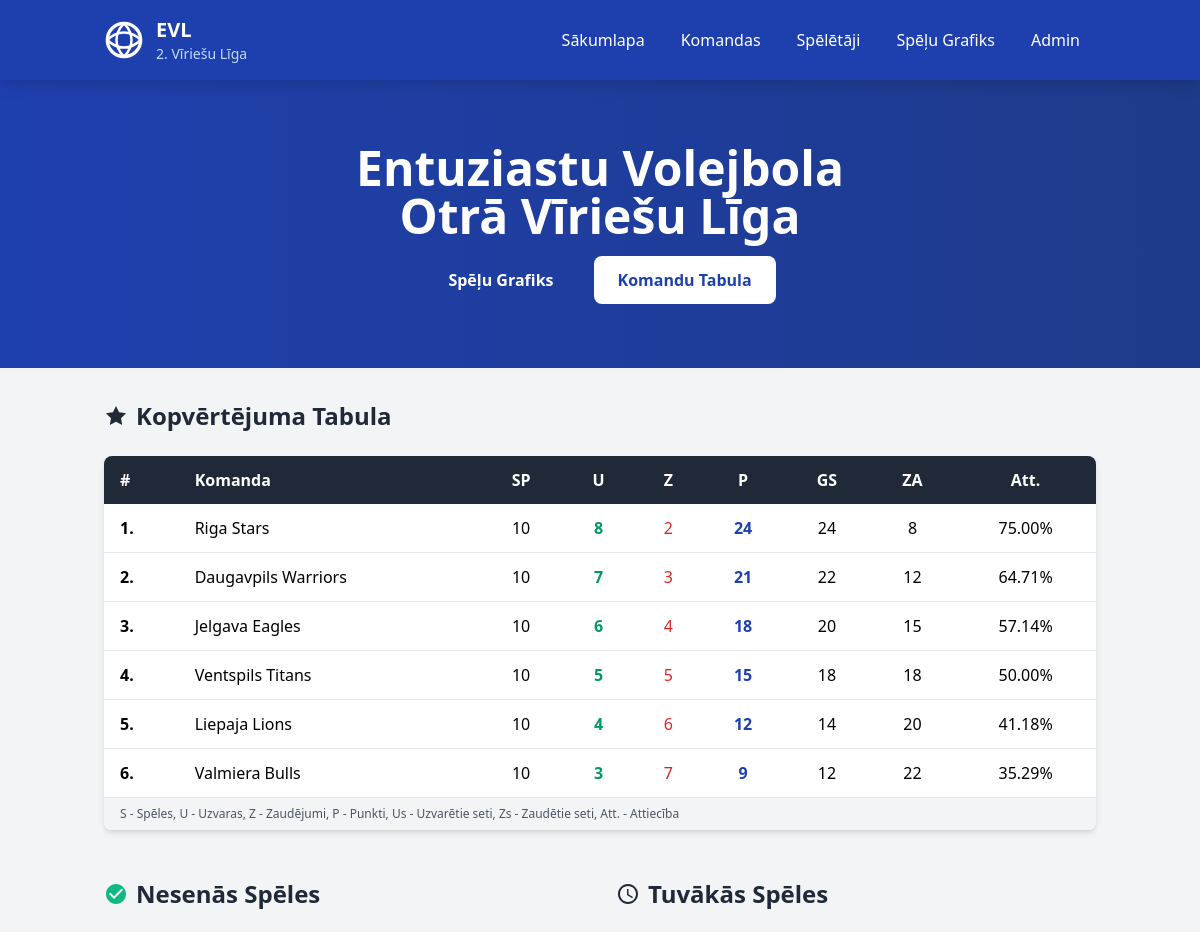
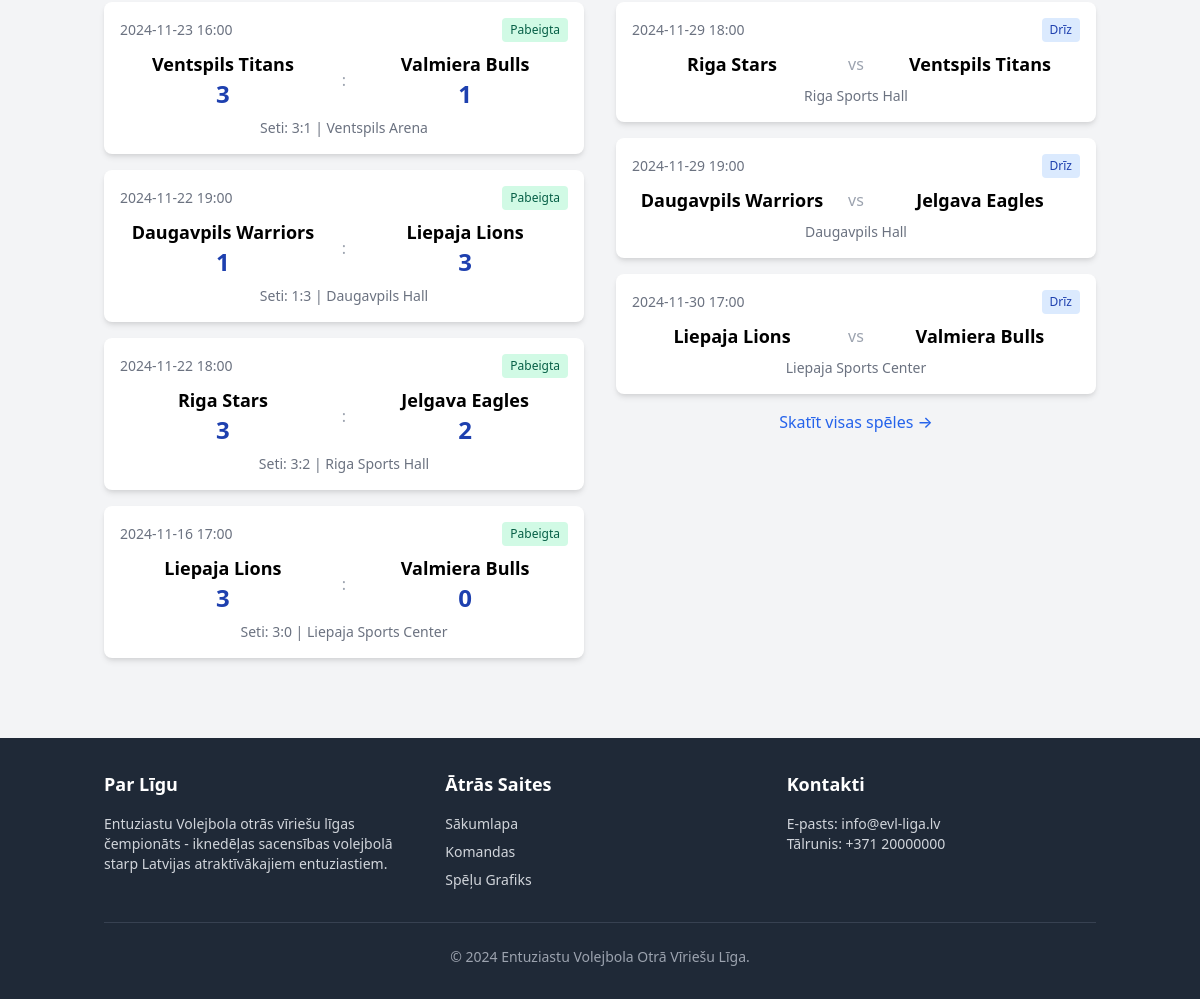
Before: / with the older database file (2 pictures, top to bottom).
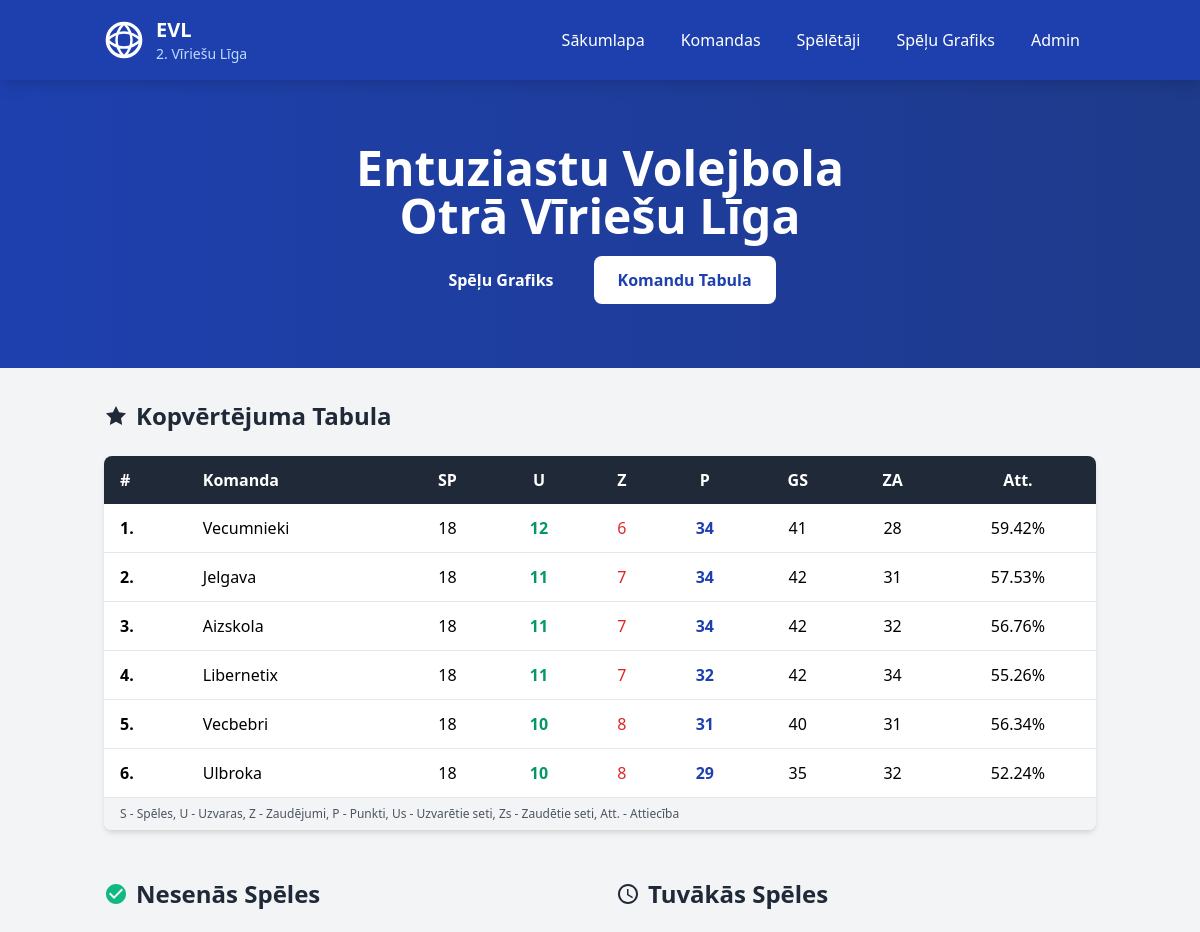
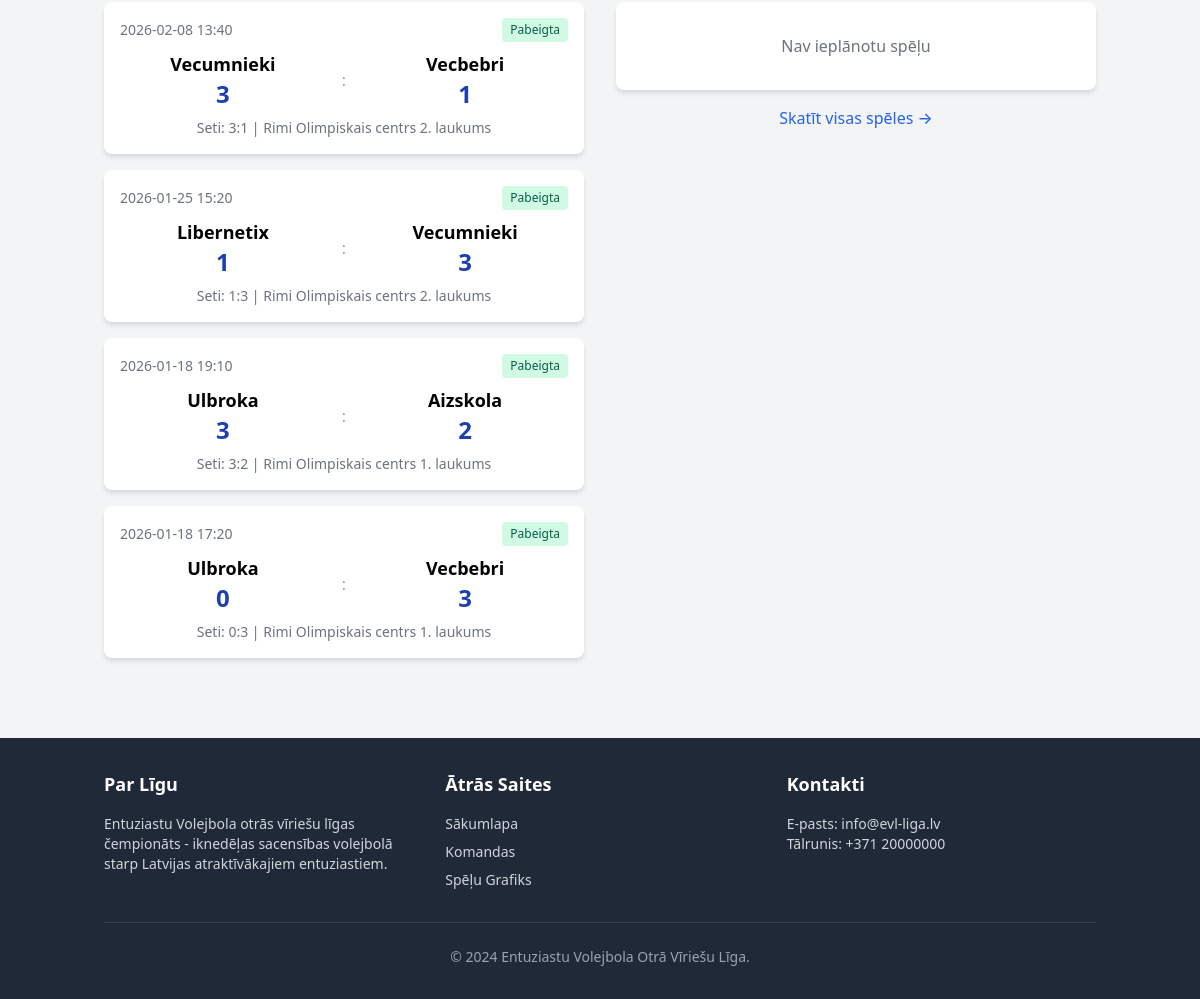
After: the same page with the newer database file (2 pictures, top to bottom).
### tables this page shows
CREATE TABLE teams (
	id INTEGER PRIMARY KEY AUTOINCREMENT,
	name TEXT NOT NULL,
	logo TEXT DEFAULT ('/static/volleyball.svg'),
	played INTEGER DEFAULT (0),
	won INTEGER DEFAULT (0),
	lost INTEGER DEFAULT (0),
	points INTEGER DEFAULT (0),
	sets_won INTEGER DEFAULT (0),
	sets_lost INTEGER DEFAULT (0)
);

CREATE TABLE games (
	id INTEGER PRIMARY KEY AUTOINCREMENT,
	home_team_id INTEGER NOT NULL,
	away_team_id INTEGER NOT NULL,
	date TEXT NOT NULL,
	time TEXT NOT NULL,
	location TEXT NOT NULL,
	home_score INTEGER,
	away_score INTEGER,
	home_sets INTEGER DEFAULT (0),
	away_sets INTEGER DEFAULT (0),
	status TEXT DEFAULT ('scheduled'),
	CONSTRAINT FK_games_teams FOREIGN KEY (away_team_id) REFERENCES teams(id),
	CONSTRAINT FK_games_teams_2 FOREIGN KEY (home_team_id) REFERENCES teams(id)
);

### app.py (the view)
@app.route('/')
def index():
    conn = get_db_connection()
    teams = conn.execute('SELECT * FROM teams').fetchall()
    standings = []
    for team in teams:
        t = dict(team)
        total_sets = t['sets_won'] + t['sets_lost']
        t['win_percentage'] = (t['sets_won'] / total_sets * 100) if total_sets > 0 else 0
        standings.append(t)
    standings = sorted(standings, key=lambda x: (x['points'], x['win_percentage']), reverse=True)
    recent_games = conn.execute('''
        SELECT g.*,
               ht.name as home_team, at.name as away_team
        FROM games g
        JOIN teams ht ON g.home_team_id = ht.id
        JOIN teams at ON g.away_team_id = at.id
        WHERE g.status = 'completed'
        ORDER BY g.date DESC, g.time DESC
        LIMIT 4
    ''').fetchall()
    upcoming_games = conn.execute('''
        SELECT g.*,
               ht.name as home_team, at.name as away_team
        FROM games g
        JOIN teams ht ON g.home_team_id = ht.id
        JOIN teams at ON g.away_team_id = at.id
        WHERE g.status = 'scheduled'
        ORDER BY g.date ASC, g.time ASC
        LIMIT 3
    ''').fetchall()
    conn.close()
    return render_template('index.html',
                         standings=standings,
                         recent_games=recent_games,
                         upcoming_games=upcoming_games)

### app.py (called while the page is built)
def get_db_connection():
    conn = sqlite3.connect(DATABASE)
    conn.row_factory = sqlite3.Row
    return conn

### templates/index.html (shortened to what the changed rows need)
{% extends "base.html" %}
{% block content %}
<section class="bg-gradient-to-r from-blue-800 to-blue-900 text-white py-16">
    <div class="container mx-auto px-4"> <div class="text-center"> <h1 class="text-4xl md:text-5xl font-bold mb-4">
                Entuziastu Volejbola<br>Otrā Vīriešu Līga
            </h1>
        </div>
    </div>
</section>
<div class="container mx-auto px-4 py-8">
    <section class="mb-12">
        <h2 class="text-2xl font-bold text-gray-800 mb-6 flex items-center">
            <svg class="w-6 h-6 mr-2 text-orange-500" fill="currentColor" viewBox="0 0 24 24">
                <path d="M12 2L15.09 8.26L22 9.27L17 14.14L18.18 21.02L12 17.77L5.82 21.02L7 14.14L2 9.27L8.91 8.26L12 2Z" />
            </svg>
            Kopvērtējuma Tabula
        </h2>
        <div class="bg-white rounded-lg shadow-md overflow-hidden">
            <div class="overflow-x-auto"> <table class="w-full">
                    <thead class="bg-gray-800 text-white"> <tr>
                            <th class="px-4 py-3 text-left">#</th>
                            <th class="px-4 py-3 text-left">Komanda</th>
                            <th class="px-4 py-3 text-center">SP</th>
                            <th class="px-4 py-3 text-center">U</th>
                            <th class="px-4 py-3 text-center">Z</th>
                            <th class="px-4 py-3 text-center">P</th>
                            <th class="px-4 py-3 text-center hidden sm:table-cell">GS</th>
                            <th class="px-4 py-3 text-center hidden sm:table-cell">ZA</th>
                            <th class="px-4 py-3 text-center hidden md:table-cell">Att.</th>
                        </tr>
                    </thead>
                    <tbody>
                        {% for team in standings %}
                        <tr class="border-b hover:bg-gray-50 transition">
                            <td class="px-4 py-3 font-bold {% if loop.index <= 3 %}text-orange-500{% endif %}">
                                {{ loop.index }}.
                            </td>
                            <td class="px-4 py-3 font-medium">{{ team.name }}</td> <td class="px-4 py-3 text-center">{{ team.played }}</td> <td class="px-4 py-3 text-center text-green-600 font-semibold">{{ team.won }}</td> <td class="px-4 py-3 text-center text-red-600">{{ team.lost }}</td> <td class="px-4 py-3 text-center font-bold text-blue-800">{{ team.points }}</td> <td class="px-4 py-3 text-center hidden sm:table-cell">{{ team.sets_won }}</td> <td class="px-4 py-3 text-center hidden sm:table-cell">{{ team.sets_lost }}</td> <td class="px-4 py-3 text-center hidden md:table-cell">
                                {% if team.win_percentage > 0 or (team.sets_won + team.sets_lost > 0) %}
                                {{ "%.2f"|format(team.win_percentage) }}%
                                {% else %}
                                0.00%
                                {% endif %}
                            </td>
                        </tr>
                        {% endfor %}
                    </tbody>
                </table>
            </div>
        </div>
    </section>
    <div class="grid grid-cols-1 lg:grid-cols-2 gap-8">
        <section>
            <h2 class="text-2xl font-bold text-gray-800 mb-6 flex items-center">
                <svg class="w-6 h-6 mr-2 text-green-500" fill="currentColor" viewBox="0 0 24 24">
                    <path d="M12 2C6.48 2 2 6.48 2 12s4.48 10 10 10 10-4.48 10-10S17.52 2 12 2zm-2 15l-5-5 1.41-1.41L10 14.17l7.59-7.59L19 8l-9 9z" />
                </svg>
                Nesenās Spēles
            </h2>
            <div class="space-y-4">
                {% for game in recent_games %}
                <div class="bg-white rounded-lg shadow-md p-4 hover:shadow-lg transition">
                    <div class="flex justify-between items-center mb-2">
                        <span class="text-sm text-gray-500">{{ game.date }} {{ game.time }}</span>
                        <span class="text-xs bg-green-100 text-green-800 px-2 py-1 rounded">Pabeigta</span>
                    </div>
                    <div class="flex justify-between items-center">
                        <div class="text-center flex-1">
                            <div class="font-semibold text-lg">{{ game.home_team }}</div> <div class="text-2xl font-bold text-blue-800">{{ game.home_score }}</div> </div>
                        <div class="text-gray-400 px-4">:</div>
                        <div class="text-center flex-1">
                            <div class="font-semibold text-lg">{{ game.away_team }}</div> <div class="text-2xl font-bold text-blue-800">{{ game.away_score }}</div> </div>
                    </div>
                    <div class="text-center text-sm text-gray-500 mt-2">
                        Seti: <span class="font-medium">{{ game.home_sets }}:{{ game.away_sets }}</span>
                        | {{ game.location }} </div>
                </div>
                {% else %}
                <div class="bg-white rounded-lg shadow-md p-8 text-center text-gray-500">
                    Nav spēļu dati
                </div>
                {% endfor %}
            </div>
        </section>
        <section>
            <h2 class="text-2xl font-bold text-gray-800 mb-6 flex items-center">
                <svg class="w-6 h-6 mr-2 text-orange-500" fill="currentColor" viewBox="0 0 24 24">
                    <path d="M11.99 2C6.47 2 2 6.48 2 12s4.47 10 9.99 10C17.52 22 22 17.52 22 12S17.52 2 11.99 2zM12 20c-4.42 0-8-3.58-8-8s3.58-8 8-8 8 3.58 8 8-3.58 8-8 8zm.5-13H11v6l5.25 3.15.75-1.23-4.5-2.67z" />
                </svg>
                Tuvākās Spēles
            </h2>
            <div class="space-y-4">
                {% for game in upcoming_games %}
                <div class="bg-white rounded-lg shadow-md p-4 hover:shadow-lg transition">
                    <div class="flex justify-between items-center mb-2">
                        <span class="text-sm text-gray-500">{{ game.date }} {{ game.time }}</span>
                        <span class="text-xs bg-blue-100 text-blue-800 px-2 py-1 rounded">Drīz</span>
                    </div>
                    <div class="flex justify-between items-center">
                        <div class="text-center flex-1">
                            <div class="font-semibold text-lg">{{ game.home_team }}</div>
                        </div>
                        <div class="text-gray-400 px-4">vs</div>
                        <div class="text-center flex-1">
                            <div class="font-semibold text-lg">{{ game.away_team }}</div>
                        </div>
                    </div>
                    <div class="text-center text-sm text-gray-500 mt-2">
                        {{ game.location }}
                    </div>
                </div>
                {% else %}
                <div class="bg-white rounded-lg shadow-md p-8 text-center text-gray-500">
                    Nav ieplānotu spēļu
                </div>
                {% endfor %}
            </div>
        </section>
    </div>
</div>
{% endblock %}

Changed rows visible on the page:
no longer on this page (row edited): games: date "2024-11-23", time "16:00", home_team "Ventspils Titans", home_score "3", away_team "Valmiera Bulls", away_score "1", home_sets "3", away_sets "1", location "Ventspils Arena", shown under "Nesenās Spēles"
no longer on this page (row edited): games: date "2024-11-22", time "19:00", home_team "Daugavpils Warriors", home_score "1", away_team "Liepaja Lions", away_score "3", home_sets "1", away_sets "3", location "Daugavpils Hall", shown under "Nesenās Spēles"
no longer on this page (row edited): games: date "2024-11-22", time "18:00", home_team "Riga Stars", home_score "3", away_team "Jelgava Eagles", away_score "2", home_sets "3", away_sets "2", location "Riga Sports Hall", shown under "Nesenās Spēles"
no longer on this page (row edited): games: date "2024-11-16", time "17:00", home_team "Liepaja Lions", home_score "3", away_team "Valmiera Bulls", away_score "0", home_sets "3", away_sets "0", location "Liepaja Sports Center", shown under "Nesenās Spēles"
no longer on this page (row edited): games: date "2024-11-29", time "18:00", home_team "Riga Stars", away_team "Ventspils Titans", location "Riga Sports Hall", shown under "Tuvākās Spēles"
no longer on this page (row edited): games: date "2024-11-29", time "19:00", home_team "Daugavpils Warriors", away_team "Jelgava Eagles", location "Daugavpils Hall", shown under "Tuvākās Spēles"
no longer on this page (row edited): games: date "2024-11-30", time "17:00", home_team "Liepaja Lions", away_team "Valmiera Bulls", location "Liepaja Sports Center", shown under "Tuvākās Spēles"
changed teams: name "Riga Stars" → "Vecumnieki"; played "10" → "18"; won "8" → "12"; lost "2" → "6"; points "24" → "34"; sets_won "24" → "41"; sets_lost "8" → "28"; win_percentage "75.00" → "59.42"
changed teams: name "Jelgava Eagles" → "Jelgava"; played "10" → "18"; won "6" → "11"; lost "4" → "7"; points "18" → "34"; sets_won "20" → "42"; sets_lost "15" → "31"; win_percentage "57.14" → "57.53"; moves up the list
changed teams: name "Daugavpils Warriors" → "Aizskola"; played "10" → "18"; won "7" → "11"; lost "3" → "7"; points "21" → "34"; sets_won "22" → "42"; sets_lost "12" → "32"; win_percentage "64.71" → "56.76"
changed teams: name "Ventspils Titans" → "Libernetix"; played "10" → "18"; won "5" → "11"; lost "5" → "7"; points "15" → "32"; sets_won "18" → "42"; sets_lost "18" → "34"; win_percentage "50.00" → "55.26"
changed teams: name "Liepaja Lions" → "Vecbebri"; played "10" → "18"; won "4" → "10"; lost "6" → "8"; points "12" → "31"; sets_won "14" → "40"; sets_lost "20" → "31"; win_percentage "41.18" → "56.34"
changed teams: name "Valmiera Bulls" → "Ulbroka"; played "10" → "18"; won "3" → "10"; lost "7" → "8"; points "9" → "29"; sets_won "12" → "35"; sets_lost "22" → "32"; win_percentage "35.29" → "52.24"
added games: date "2026-02-08", time "13:40", home_team "Vecumnieki", home_score "3", away_team "Vecbebri", away_score "1", home_sets "3", away_sets "1", location "Rimi Olimpiskais centrs 2. laukums", shown under "Nesenās Spēles"
added games: date "2026-01-25", time "15:20", home_team "Libernetix", home_score "1", away_team "Vecumnieki", away_score "3", home_sets "1", away_sets "3", location "Rimi Olimpiskais centrs 2. laukums", shown under "Nesenās Spēles"
added games: date "2026-01-18", time "19:10", home_team "Ulbroka", home_score "3", away_team "Aizskola", away_score "2", home_sets "3", away_sets "2", location "Rimi Olimpiskais centrs 1. laukums", shown under "Nesenās Spēles"
added games: date "2026-01-18", time "17:20", home_team "Ulbroka", home_score "0", away_team "Vecbebri", away_score "3", home_sets "0", away_sets "3", location "Rimi Olimpiskais centrs 1. laukums", shown under "Nesenās Spēles"
Other visible differences:
text now shown: "Nav ieplānotu spēļu"
